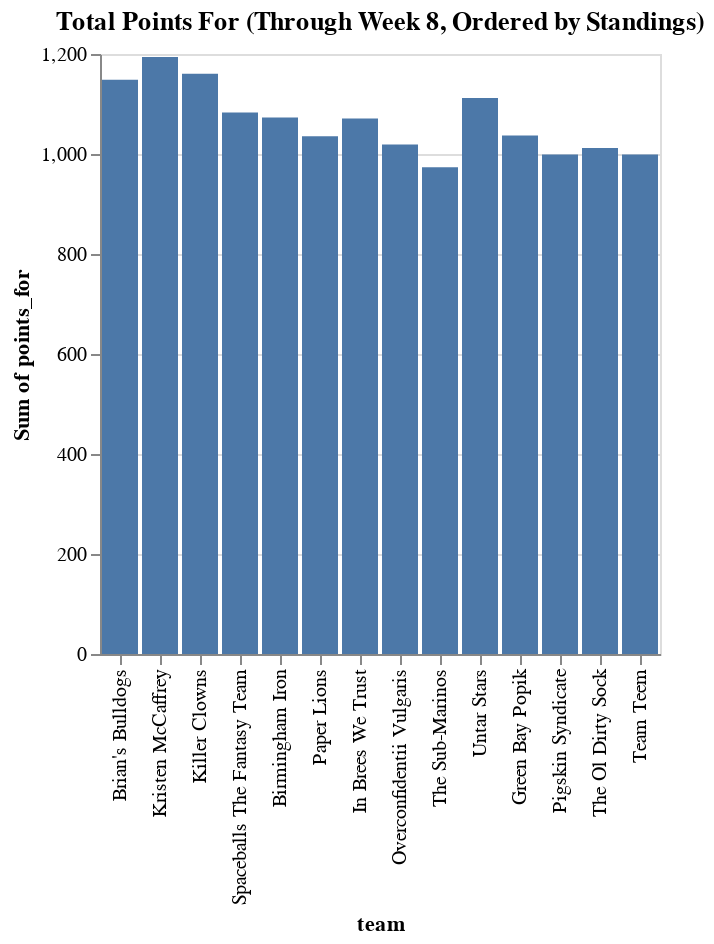

This figure's notebook cell:
### Code cell
(alt.Chart(wide_form)
    .mark_bar(tooltip=True)
    .encode(
        alt.X('team:N', sort=standings),
        alt.Y('sum(points_for):Q')
    )
    .properties(title='Total Points For (Through Week 8, Ordered by Standings)')
)

### Figure 1 — Vega-Lite specification as saved in the notebook (floating-point values rounded to 4 significant figures)
{"config": {"view": {"continuousWidth": 400, "continuousHeight": 300}}, "data": {"name": "data-25457945cbbbe89c44b27b81b37273ee"}, "mark": {"type": "bar", "tooltip": true}, "encoding": {"x": {"type": "nominal", "field": "team", "sort": ["Brian's Bulldogs", "Kristen McCaffrey", "Killer Clowns", "Spaceballs The Fantasy Team", "Birmingham Iron", "Paper Lions", "In Brees We Trust", "Overconfidentii Vulgaris", "The Sub-Marinos", "Untar Stars", "Green Bay Popik", "Pigskin Syndicate", "The Ol Dirty Sock", "Team Teem"]}, "y": {"type": "quantitative", "aggregate": "sum", "field": "points_for"}}, "title": "Total Points For (Through Week 8, Ordered by Standings)", "$schema": "https://vega.github.io/schema/vega-lite/v4.8.1.json", "datasets": {"data-25457945cbbbe89c44b27b81b37273ee": [{"Week": 1, "team": "Paper Lions", "points_for": 144.0}, {"Week": 2, "team": "Paper Lions", "points_for": 122.8}, {"Week": 3, "team": "Paper Lions", "points_for": 139.1}, {"Week": 4, "team": "Paper Lions", "points_for": 156.0}, {"Week": 5, "team": "Paper Lions", "points_for": 111.3}, {"Week": 6, "team": "Paper Lions", "points_for": 119.9}, {"Week": 7, "team": "Paper Lions", "points_for": 126.9}, {"Week": 8, "team": "Paper Lions", "points_for": 115.2}, {"Week": 1, "team": "In Brees We Trust", "points_for": 182.0}, {"Week": 2, "team": "In Brees We Trust", "points_for": 100.5}, {"Week": 3, "team": "In Brees We Trust", "points_for": 147.8}, {"Week": 4, "team": "In Brees We Trust", "points_for": 149.1}, {"Week": 5, "team": "In Brees We Trust", "points_for": 136.3}, {"Week": 6, "team": "In Brees We Trust", "points_for": 132.4}, {"Week": 7, "team": "In Brees We Trust", "points_for": 81.73}, {"Week": 8, "team": "In Brees We Trust", "points_for": 141.1}, {"Week": 1, "team": "Overconfidentii Vulgaris", "points_for": 158.6}, {"Week": 2, "team": "Overconfidentii Vulgaris", "points_for": 96.49}, {"Week": 3, "team": "Overconfidentii Vulgaris", "points_for": 102.1}, {"Week": 4, "team": "Overconfidentii Vulgaris", "points_for": 105.7}, {"Week": 5, "team": "Overconfidentii Vulgaris", "points_for": 136.4}, {"Week": 6, "team": "Overconfidentii Vulgaris", "points_for": 119.6}, {"Week": 7, "team": "Overconfidentii Vulgaris", "points_for": 186.7}, {"Week": 8, "team": "Overconfidentii Vulgaris", "points_for": 113.3}, {"Week": 1, "team": "Untar Stars", "points_for": 120.0}, {"Week": 2, "team": "Untar Stars", "points_for": 143.4}, {"Week": 3, "team": "Untar Stars", "points_for": 115.6}, {"Week": 4, "team": "Untar Stars", "points_for": 180.9}, {"Week": 5, "team": "Untar Stars", "points_for": 110.2}, {"Week": 6, "team": "Untar Stars", "points_for": 160.8}, {"Week": 7, "team": "Untar Stars", "points_for": 142.4}, {"Week": 8, "team": "Untar Stars", "points_for": 138.6}, {"Week": 1, "team": "Birmingham Iron", "points_for": 120.2}, {"Week": 2, "team": "Birmingham Iron", "points_for": 129.8}, {"Week": 3, "team": "Birmingham Iron", "points_for": 132.0}, {"Week": 4, "team": "Birmingham Iron", "points_for": 217.1}, {"Week": 5, "team": "Birmingham Iron", "points_for": 129.2}, {"Week": 6, "team": "Birmingham Iron", "points_for": 128.1}, {"Week": 7, "team": "Birmingham Iron", "points_for": 122.5}, {"Week": 8, "team": "Birmingham Iron", "points_for": 94.18}, {"Week": 1, "team": "Killer Clowns", "points_for": 118.1}, {"Week": 2, "team": "Killer Clowns", "points_for": 144.8}, {"Week": 3, "team": "Killer Clowns", "points_for": 179.7}, {"Week": 4, "team": "Killer Clowns", "points_for": 123.9}, {"Week": 5, "team": "Killer Clowns", "points_for": 109.7}, {"Week": 6, "team": "Killer Clowns", "points_for": 181.2}, {"Week": 7, "team": "Killer Clowns", "points_for": 191.3}, {"Week": 8, "team": "Killer Clowns", "points_for": 112.1}, {"Week": 1, "team": "Kristen McCaffrey", "points_for": 173.9}, {"Week": 2, "team": "Kristen McCaffrey", "points_for": 127.5}, {"Week": 3, "team": "Kristen McCaffrey", "points_for": 153.3}, {"Week": 4, "team": "Kristen McCaffrey", "points_for": 112.2}, {"Week": 5, "team": "Kristen McCaffrey", "points_for": 157.4}, {"Week": 6, "team": "Kristen McCaffrey", "points_for": 125.0}, {"Week": 7, "team": "Kristen McCaffrey", "points_for": 188.8}, {"Week": 8, "team": "Kristen McCaffrey", "points_for": 155.8}, {"Week": 1, "team": "Team Teem", "points_for": 81.45}, {"Week": 2, "team": "Team Teem", "points_for": 167.9}, {"Week": 3, "team": "Team Teem", "points_for": 152.4}, {"Week": 4, "team": "Team Teem", "points_for": 127.4}, {"Week": 5, "team": "Team Teem", "points_for": 102.5}, {"Week": 6, "team": "Team Teem", "points_for": 105.2}, {"Week": 7, "team": "Team Teem", "points_for": 136.2}, {"Week": 8, "team": "Team Teem", "points_for": 126.0}, {"Week": 1, "team": "Spaceballs The Fantasy Team", "points_for": 141.8}, {"Week": 2, "team": "Spaceballs The Fantasy Team", "points_for": 183.8}, {"Week": 3, "team": "Spaceballs The Fantasy Team", "points_for": 111.2}, {"Week": 4, "team": "Spaceballs The Fantasy Team", "points_for": 114.4}, {"Week": 5, "team": "Spaceballs The Fantasy Team", "points_for": 115.0}, {"Week": 6, "team": "Spaceballs The Fantasy Team", "points_for": 148.9}, {"Week": 7, "team": "Spaceballs The Fantasy Team", "points_for": 158.8}, {"Week": 8, "team": "Spaceballs The Fantasy Team", "points_for": 108.8}, {"Week": 1, "team": "Green Bay Popik", "points_for": 154.0}, {"Week": 2, "team": "Green Bay Popik", "points_for": 140.1}, {"Week": 3, "team": "Green Bay Popik", "points_for": 155.4}, {"Week": 4, "team": "Green Bay Popik", "points_for": 93.74}, {"Week": 5, "team": "Green Bay Popik", "points_for": 196.7}, {"Week": 6, "team": "Green Bay Popik", "points_for": 102.0}, {"Week": 7, "team": "Green Bay Popik", "points_for": 73.75}, {"Week": 8, "team": "Green Bay Popik", "points_for": 121.1}, {"Week": 1, "team": "The Sub-Marinos", "points_for": 120.1}, {"Week": 2, "team": "The Sub-Marinos", "points_for": 131.8}, {"Week": 3, "team": "The Sub-Marinos", "points_for": 131.4}, {"Week": 4, "team": "The Sub-Marinos", "points_for": 90.18}, {"Week": 5, "team": "The Sub-Marinos", "points_for": 145.0}, {"Week": 6, "team": "The Sub-Marinos", "points_for": 107.8}, {"Week": 7, "team": "The Sub-Marinos", "points_for": 169.1}, {"Week": 8, "team": "The Sub-Marinos", "points_for": 78.14}, {"Week": 1, "team": "Pigskin Syndicate", "points_for": 113.9}, {"Week": 2, "team": "Pigskin Syndicate", "points_for": 180.4}, {"Week": 3, "team": "Pigskin Syndicate", "points_for": 99.42}, {"Week": 4, "team": "Pigskin Syndicate", "points_for": 128.8}, {"Week": 5, "team": "Pigskin Syndicate", "points_for": 89.14}, {"Week": 6, "team": "Pigskin Syndicate", "points_for": 139.5}, {"Week": 7, "team": "Pigskin Syndicate", "points_for": 141.2}, {"Week": 8, "team": "Pigskin Syndicate", "points_for": 106.9}, {"Week": 1, "team": "Brian's Bulldogs", "points_for": 142.6}, {"Week": 2, "team": "Brian's Bulldogs", "points_for": 136.5}, {"Week": 3, "team": "Brian's Bulldogs", "points_for": 149.8}, {"Week": 4, "team": "Brian's Bulldogs", "points_for": 174.0}, {"Week": 5, "team": "Brian's Bulldogs", "points_for": 126.9}, {"Week": 6, "team": "Brian's Bulldogs", "points_for": 137.7}, {"Week": 7, "team": "Brian's Bulldogs", "points_for": 146.5}, {"Week": 8, "team": "Brian's Bulldogs", "points_for": 134.4}, {"Week": 1, "team": "The Ol Dirty Sock", "points_for": 111.5}, {"Week": 2, "team": "The Ol Dirty Sock", "points_for": 121.5}, {"Week": 3, "team": "The Ol Dirty Sock", "points_for": 116.3}, {"Week": 4, "team": "The Ol Dirty Sock", "points_for": 139.5}, {"Week": 5, "team": "The Ol Dirty Sock", "points_for": 167.1}, {"Week": 6, "team": "The Ol Dirty Sock", "points_for": 119.9}, {"Week": 7, "team": "The Ol Dirty Sock", "points_for": 124.2}, {"Week": 8, "team": "The Ol Dirty Sock", "points_for": 112.1}]}}
